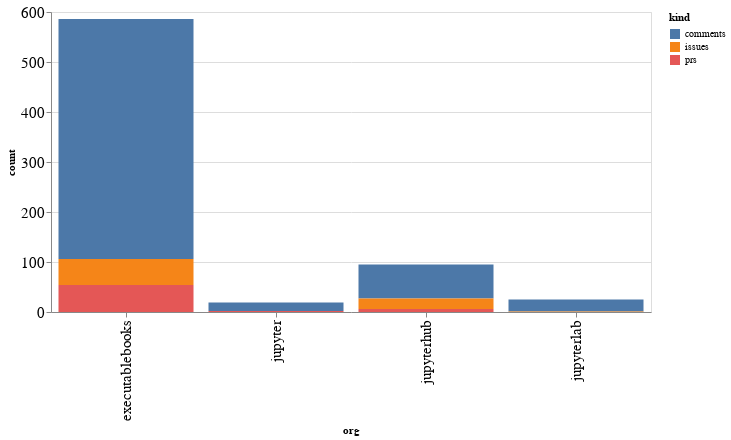

This figure's notebook cell:
### Code cell
alt.Chart(org_summaries, width=600).mark_bar().encode(
    x='org',
    y='count',
    color='kind',
    tooltip="org"
)

### Figure 1 — Vega-Lite specification as saved in the notebook (floating-point values rounded to 4 significant figures)
{"config": {"axisLeft": {"labelFontSize": 15}, "axisBottom": {"labelFontSize": 15}}, "data": {"name": "data-62a38a9dc28b82a12ccf37fbed04c636"}, "mark": "bar", "encoding": {"color": {"type": "nominal", "field": "kind"}, "tooltip": {"type": "nominal", "field": "org"}, "x": {"type": "nominal", "field": "org"}, "y": {"type": "quantitative", "field": "count"}}, "width": 600, "$schema": "https://vega.github.io/schema/vega-lite/v4.8.1.json", "datasets": {"data-62a38a9dc28b82a12ccf37fbed04c636": [{"org": "executablebooks", "kind": "comments", "count": 480}, {"org": "executablebooks", "kind": "issues", "count": 52}, {"org": "executablebooks", "kind": "prs", "count": 54}, {"org": "jupyter", "kind": "comments", "count": 17}, {"org": "jupyter", "kind": "prs", "count": 2}, {"org": "jupyterhub", "kind": "comments", "count": 68}, {"org": "jupyterhub", "kind": "issues", "count": 21}, {"org": "jupyterhub", "kind": "prs", "count": 6}, {"org": "jupyterlab", "kind": "comments", "count": 24}, {"org": "jupyterlab", "kind": "issues", "count": 1}]}}
